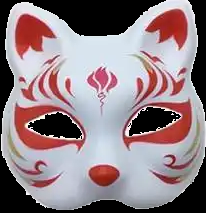
#> input picture Opencv人脸检测人脸识别/Images/Cat_FaceMask.png, 206 x 213 px
$ python 08Cv2FaceDetectVideoToAddMask.py
#> lines starting #> are read from the running program, lines starting #| are printed output that depends on the picture; after the words box and inside, x2 and y2 are one past the last pixel; in counts of white or black regions, pixels touching at a corner belong together; long printed decimals are rounded
"""
简单进行人脸检测并添加面具特效实现
    1、人脸检测：

        使用OpenCV的Haar级联分类器来检测视频帧中的人脸。
        首先将视频帧转换为灰度图像，因为Haar级联分类器对灰度图像的效果更好。
        然后使用detectMultiScale方法在灰度图像中检测人脸，返回每个检测到的人脸的位置和尺寸。

    2、面具叠加：

        对于每个检测到的人脸，计算人脸的中心坐标和尺寸。
        根据人脸的中心坐标和尺寸，在人脸的位置上叠加面具。
        面具的大小会根据人脸的尺寸进行调整，以确保与人脸尺寸匹配。
        如果检测到多个人脸，将为每个人脸叠加面具。

    3、面具位置调整：

        通过按键控制面具在视频帧上的位置。
        按下键盘上的"W"、"A"、"S"、"D"键，分别向上、向左、向下、向右移动面具。

    4、角度计算：

        尝试检测人脸区域中的眼睛位置。
        如果检测到两只眼睛，则计算两只眼睛的中心坐标，并根据它们的位置计算人脸的偏转角度。
        这个角度可以用来调整面具的旋转，使其与人脸的角度保持一致。
        角度计算是根据两只眼睛的位置确定的，因为眼睛通常是人脸的重要特征，角度计算的准确性取决于眼睛检测的准确性。
"""

import cv2
import numpy as np


def resize_mask(mask, face_width, face_height):
    """
    调整面具的大小以适应人脸的尺寸
    :param mask: numpy 数组，表示原始面具图像
    :param face_width: float，表示人脸的宽度
    :param face_height: float，表示人脸的高度
    :return: 调整后的面具图像
    """
    if mask is None or face_width <= 0 or face_height <= 0:
        return None

    mask_height, mask_width = mask.shape[:2]
    mask = cv2.resize(mask, (int(face_width), int(face_height)))
    return mask


def overlay_mask(mask, frame, face_x, face_y, face_width, face_height, offset_x=0, offset_y=0, angle=0):
    """
    将面具叠加到视频帧上
    :param mask: numpy 数组，表示面具图像
    :param frame: numpy 数组，表示视频帧图像
    :param face_x: float，表示人脸中心点的 x 坐标
    :param face_y: float，表示人脸中心点的 y 坐标
    :param face_width: float，表示人脸的宽度
    :param face_height: float，表示人脸的高度
    :param offset_x: 可选参数，表示在 x 方向上的偏移量，默认为0
    :param offset_y: 可选参数，表示在 y 方向上的偏移量，默认为0
    :param angle: 可选参数，表示旋转角度，默认为0
    :return: 叠加了面具的视频帧图像
    """
    if mask is None or frame is None or face_width <= 0 or face_height <= 0:
        return None

    # 获取面具的大小和位置
    mask_height, mask_width = mask.shape[:2]

    # 计算旋转后的面具图像
    mask_center = (mask_width // 2, mask_height // 2)
    mask_matrix = cv2.getRotationMatrix2D(mask_center, angle, 1)
    rotated_mask = cv2.warpAffine(mask, mask_matrix, (mask_width, mask_height))

    # 获取旋转后的面具覆盖的区域
    mask_y = int(face_y - face_height / 2 + offset_y)
    mask_y_end = int(mask_y + face_height)
    mask_x = int(face_x - face_width / 2 + offset_x)
    mask_x_end = int(mask_x + face_width)

    # 确保旋转后的面具图像在视频帧内
    mask_x_start = max(mask_x, 0)
    mask_x_end_clip = min(mask_x_end, frame.shape[1])
    mask_y_start = max(mask_y, 0)
    mask_y_end_clip = min(mask_y_end, frame.shape[0])

    mask_width_clip = mask_x_end_clip - mask_x_start
    mask_height_clip = mask_y_end_clip - mask_y_start

    mask_x_end_local = mask_width_clip + max(mask_x - mask_x_start, 0)
    mask_y_end_local = mask_height_clip + max(mask_y - mask_y_start, 0)

    mask_x_local = max(mask_x - mask_x_start, 0)
    mask_y_local = max(mask_y - mask_y_start, 0)

    # 调整面具大小
    resized_mask = resize_mask(rotated_mask, mask_width_clip, mask_height_clip)

    # 将面具叠加到视频帧上
    for c in range(0, 3):
        try:
            frame[mask_y_start:mask_y_end_clip, mask_x_start:mask_x_end_clip, c] = \
                resized_mask[mask_y_local:mask_y_end_local, mask_x_local:mask_x_end_local, c] * (
                            resized_mask[mask_y_local:mask_y_end_local, mask_x_local:mask_x_end_local, 3] / 255.0) + \
                frame[mask_y_start:mask_y_end_clip, mask_x_start:mask_x_end_clip, c] * (
                            1.0 - resized_mask[mask_y_local:mask_y_end_local, mask_x_local:mask_x_end_local, 3] / 255.0)
        except ValueError:
            pass

    return frame


def detect_faces(frame):
    """
    检测视频帧中的人脸
    :param frame: numpy 数组，表示视频帧图像
    :return: 包含检测到的人脸信息的列表
    """
    if frame is None:
        return []

    # 使用人脸检测器检测人脸
    face_cascade = cv2.CascadeClassifier(cv2.data.haarcascades + 'haarcascade_frontalface_default.xml')
    eye_cascade = cv2.CascadeClassifier(cv2.data.haarcascades + 'haarcascade_eye.xml')
    gray = cv2.cvtColor(frame, cv2.COLOR_BGR2GRAY)
    faces = face_cascade.detectMultiScale(gray, scaleFactor=1.1, minNeighbors=5, minSize=(30, 30))

    # 获取人脸区域中的眼睛位置
    for (x, y, w, h) in faces:
        roi_gray = gray[y:y+h, x:x+w]
        eyes = eye_cascade.detectMultiScale(roi_gray, scaleFactor=1.35, minNeighbors=15, minSize=(20, 20))
        if len(eyes) >= 2:
            # 计算人脸的偏转角度
            eye_centers = np.array([(x + ex + ew // 2, y + ey + eh // 2) for (ex, ey, ew, eh) in eyes])
            angle = np.arctan2(eye_centers[1][1] - eye_centers[0][1], eye_centers[1][0] - eye_centers[0][0]) * 180 / np.pi

            angle = np.clip(angle, -45, 45)  # 将角度限制在[-45, 45]范围内
            print("angle = " + str(angle))
            return faces, angle
    return faces, 0


def main():
    # 加载面具图像
    mask = cv2.imread('Images/Cat_FaceMask.png', cv2.IMREAD_UNCHANGED)
#> mask is the input picture: shape (213, 206, 4); mean B, G, R, A 133.4, 128, 145, 194.3

    # 打开视频文件
    cap = cv2.VideoCapture('Videos/GirlFace.mp4')

    # 初始化面具位置偏移
    offset_x = 0
    offset_y = -65

    while True:
        # 读取一帧视频
        ret, frame = cap.read()
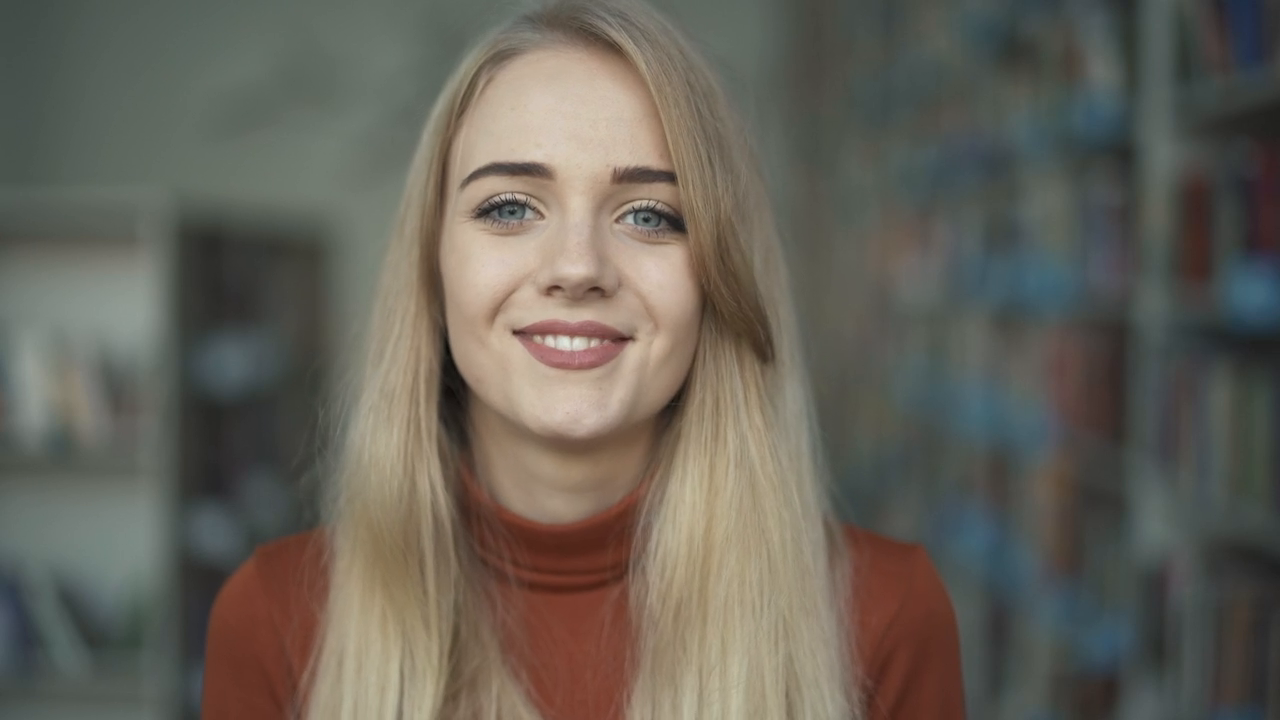
#> input picture frame 14 of Opencv人脸检测人脸识别/Videos/GirlFace.mp4, 1280 x 720 px
#> frame is the input picture: shape (720, 1280, 3); mean B, G, R 88.4, 97.7, 102.1
        if not ret:
            break

        # 检测人脸和角度
        faces, angle = detect_faces(frame)
#> in detect_faces, `gray = cv2.cvtColor(frame, cv2.COLOR_BGR2GRAY)`:
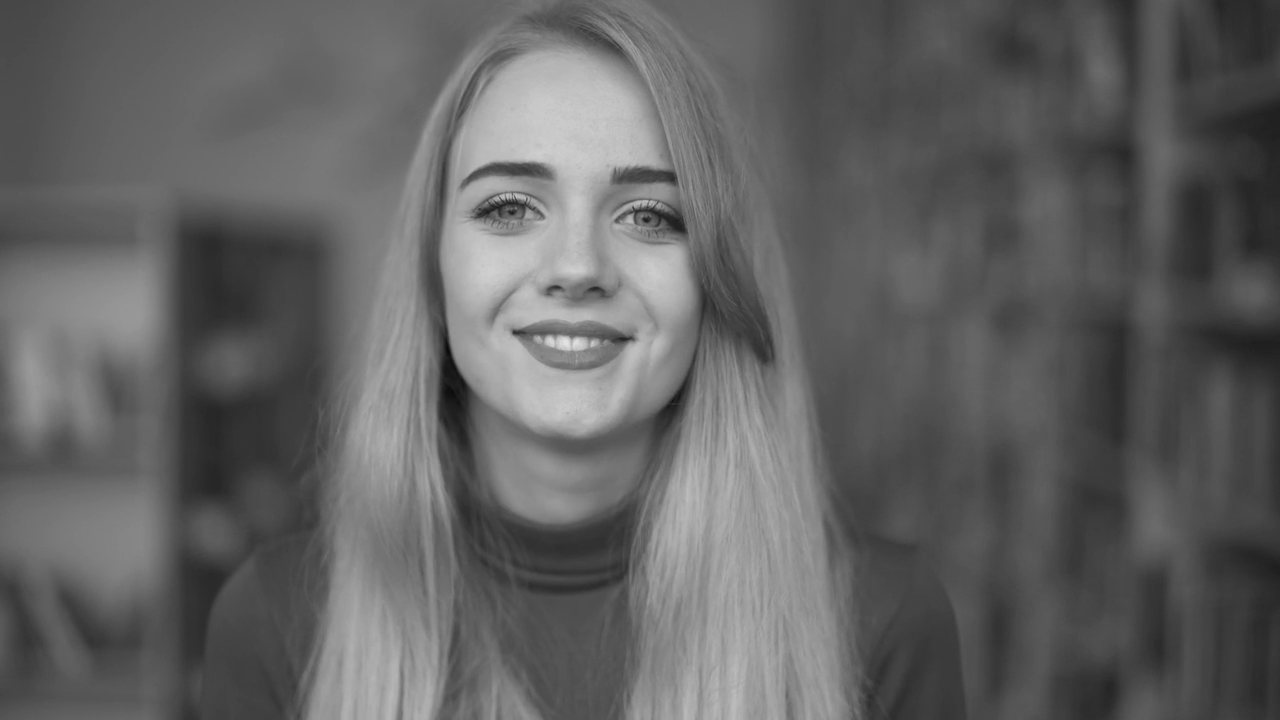
#> gray: shape (720, 1280); min 7, max 227, mean 98
#> in detect_faces, `faces = face_cascade.detectMultiScale(gray, scaleFactor=1.1, minNeighb..`: faces = [[391, 66, 365, 365]]
#> the loop in detect_faces, `for (x, y, w, h) in faces:` made 1 pass
#> (x, y, w, h, eyes, eye_centers, angle) on pass 1: (391, 66, 365, 365, [[73, 102, 83, 83], [219, 116, 78, 78]], [[505, 209], [649, 221]], 4.76)
#| angle = 4.764
#> pass 1, in detect_faces, `roi_gray = gray[y:y+h, x:x+w]`:
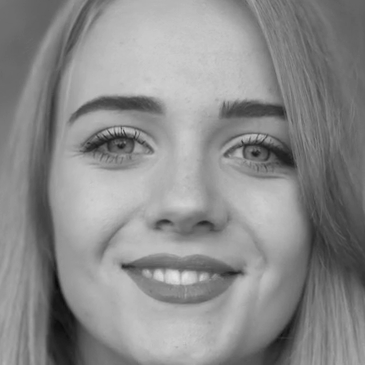
#> roi_gray: shape (365, 365); min 7, max 227, mean 139.3
#> faces = [[391, 66, 365, 365]]; angle = 4.76

        # 对每张人脸应用面具
        for (x, y, w, h) in faces:
            # 将面具叠加到人脸上
            # frame = overlay_mask(mask, frame, x + w // 2, y + h // 2, w, h, offset_x, offset_y, angle) # 这里变化太大，与视频不太符合，暂时不用
            frame = overlay_mask(mask, frame, x + w // 2, y + h // 2, w, h, offset_x, offset_y)
#> this loop made 1 pass
#> (x, y, w, h, mask_center in overlay_mask, mask_matrix in overlay_mask) on pass 1: (391, 66, 365, 365, (103, 106), [[1, 0, 0], [0, 1, 0]])
#> pass 1, in resize_mask, `mask = cv2.resize(mask, (int(face_width), int(face_height)))`:
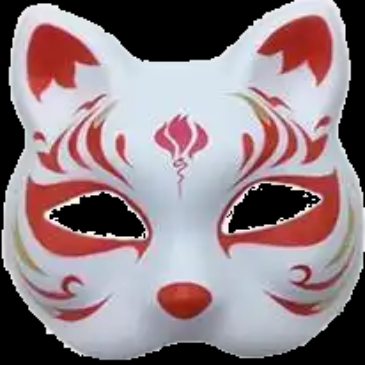
#> mask: shape (365, 365, 4); mean of channels 0, 1, 2, 3 133.4, 127.9, 144.9, 194.3; drawn as B, G, R
#> pass 1, in main, `frame = overlay_mask(mask, frame, x + w // 2, y + h // 2, w, h, offset..`:
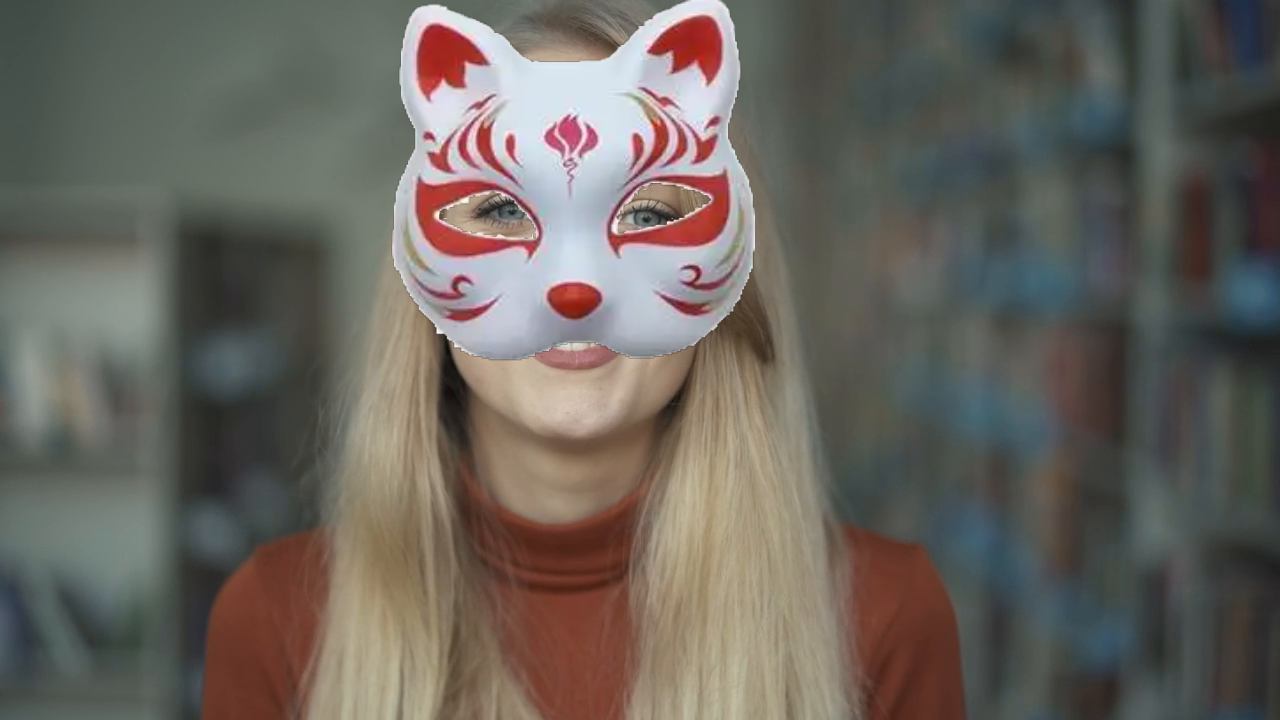
#> frame: shape (720, 1280, 3); 11.31% of pixels changed, all inside (x1, y1, x2, y2) = (391, 0, 755, 361)

        # 显示结果
        cv2.imshow('Masked Faces', frame)

        # 检测按键输入
        key = cv2.waitKey(1)
#> (key q is pressed here)
        if key == ord('q'):  # 按 'q' 键退出
            break
        elif key == ord('w'):  # 上移面具
            offset_y -= 5
        elif key == ord('s'):  # 下移面具
            offset_y += 5
        elif key == ord('a'):  # 左移面具
            offset_x -= 5
        elif key == ord('d'):  # 右移面具
            offset_x += 5

    # 释放视频捕获对象
    cap.release()
    cv2.destroyAllWindows()


if __name__ == "__main__":
    main()
